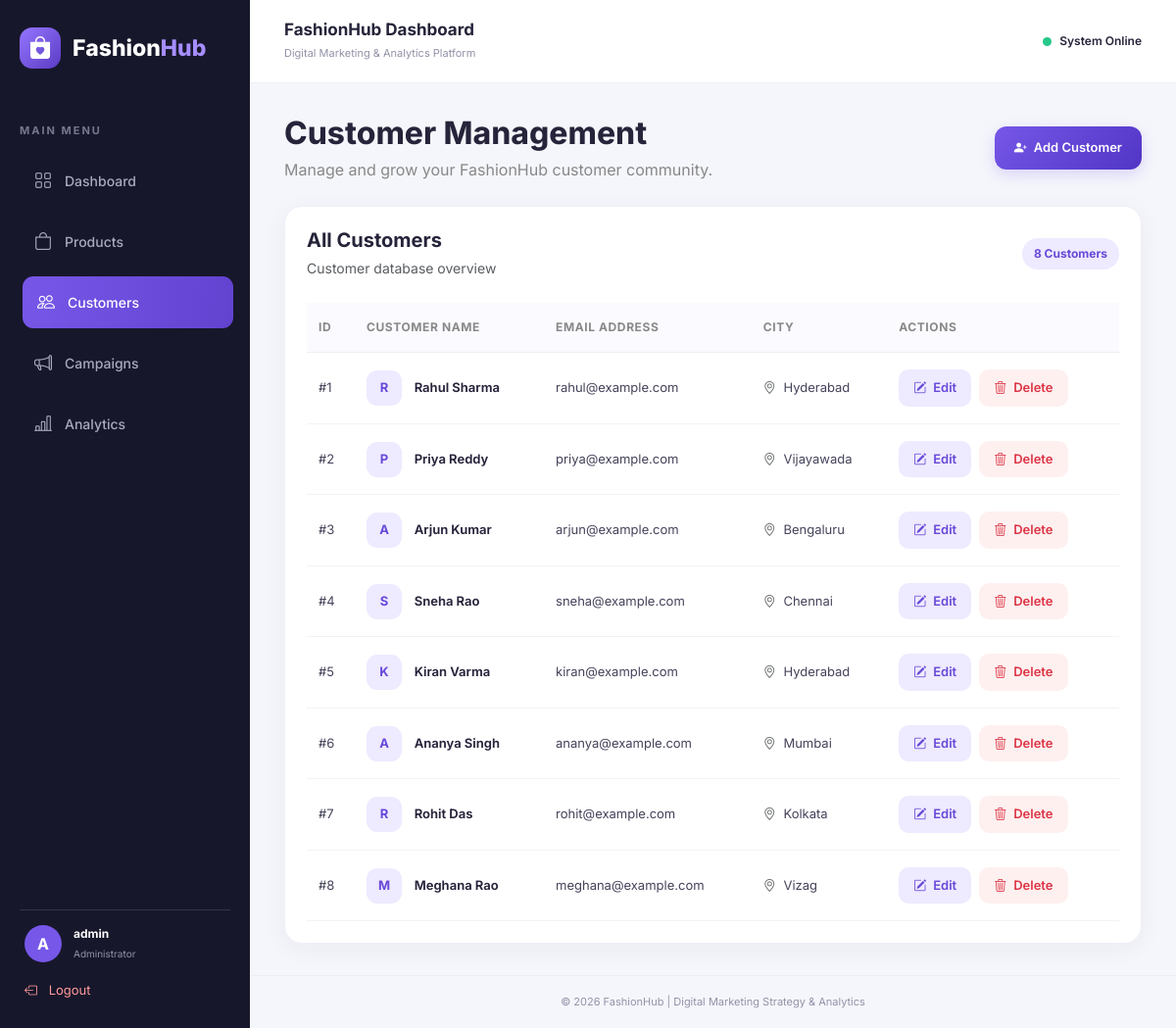
The page /customers (signed in) on the database its author committed.
### tables this page shows
CREATE TABLE customers (
            id INTEGER PRIMARY KEY AUTOINCREMENT,
            name TEXT NOT NULL,
            email TEXT UNIQUE,
            city TEXT
        );

### app.py (the view)
@app.route("/customers")
@login_required
def customers():
    connection = get_db_connection()
    data = connection.execute(
        "SELECT * FROM customers ORDER BY id ASC"
    ).fetchall()
    connection.close()
    return render_template("customers.html", customers=data)

### app.py (called while the page is built)
def login_required(function):
    @wraps(function)
    def wrapper(*args, **kwargs):
        if "user_id" not in session:
            return redirect(url_for("login"))
        return function(*args, **kwargs)
    return wrapper

### database.py (called while the page is built)
def get_db_connection():
    connection = sqlite3.connect(DATABASE)
    connection.row_factory = sqlite3.Row
    return connection

### templates/customers.html (shortened to what this page needs)
{% extends "base.html" %}
{% block content %}
<div class="customer-page">
    <div class="customer-header">
        <div>
            <h2>Customer Management</h2>
            <p>Manage and grow your FashionHub customer community.</p>
        </div>
        <button class="customer-btn btn-add"
                data-bs-toggle="modal"
                data-bs-target="#addCustomerModal">
            <i class="bi bi-person-plus-fill"></i>
            Add Customer
        </button>
    </div>
    <div class="customer-table-card">
        <div class="d-flex justify-content-between align-items-center mb-4">
            <div>
                <h5 class="fw-bold mb-1">All Customers</h5>
                <small class="text-muted">Customer database overview</small>
            </div>
            <span class="customer-count">
                {{ customers|length }} Customers
            </span>
        </div>
        <div class="table-responsive">
            <table class="table customer-table mb-0">
                <thead>
                    <tr>
                        <th>ID</th>
                        <th>Customer Name</th>
                        <th>Email Address</th>
                        <th>City</th>
                        <th>Actions</th>
                    </tr>
                </thead>
                <tbody>
                    {% for customer in customers %}
                    <tr>
                        <td>#{{ loop.index }}</td>
                        <td>
                            <span class="customer-avatar">
                                {{ customer.name[0]|upper }}
                            </span>
                            <span class="customer-name">
                                {{ customer.name }}
                            </span>
                        </td>
                        <td>{{ customer.email }}</td>
                        <td>
                            <i class="bi bi-geo-alt text-muted me-1"></i>
                            {{ customer.city }}
                        </td>
                        <td>
                            <div class="d-flex gap-2">
                                <button class="customer-btn btn-edit"
                                        data-bs-toggle="modal"
                                        data-bs-target="#editCustomer{{ customer.id }}">
                                    <i class="bi bi-pencil-square"></i>
                                    Edit
                                </button>
                                <form method="POST"
                                      action="{{ url_for('delete_customer', customer_id=customer.id) }}"
                                      onsubmit="return confirm('Are you sure you want to delete this customer?');">
                                    <button type="submit"
                                            class="customer-btn btn-delete">
                                        <i class="bi bi-trash3"></i>
                                        Delete
                                    </button>
                                </form>
                            </div>
                        </td>
                    </tr>
                    {% endfor %}
                </tbody>
            </table>
        </div>
    </div>
</div>
{% endblock %}

### static/css/style.css (style rules this page uses)
:root { --primary: #7657e8; --primary-dark: #5b3bc4; --background: #f5f6fb; --sidebar: #17172b; --text: #25243a; --muted: #9292a8; --white: #ffffff; }
* { margin: 0; padding: 0; box-sizing: border-box; }
body { font-family: 'Inter', sans-serif; background: var(--background); color: var(--text); }
.table { font-size: 13px; vertical-align: middle; }
.table thead th { color: #85849b; font-size: 11px; font-weight: 700; text-transform: uppercase; background: #fafaff; padding: 15px; border-bottom: 1px solid #eeeef5; }
.table tbody td { padding: 16px 15px; color: #45445b; }

### templates/customers.html (style rules this page uses)
.customer-page { animation: fadeIn 0.5s ease; }
.customer-header { display: flex; justify-content: space-between; align-items: center; flex-wrap: wrap; gap: 15px; margin-bottom: 25px; }
.customer-header h2 { font-weight: 750; margin-bottom: 6px; }
.customer-header p { color: #888; margin: 0; }
.customer-btn { display: inline-flex; align-items: center; justify-content: center; gap: 7px; padding: 9px 15px; border-radius: 10px; font-size: 13px; font-weight: 600; border: none; text-decoration: none; transition: all 0.25s ease; cursor: pointer; }
.btn-add { background: linear-gradient(135deg, #7657e8, #5135c5); color: white; padding: 12px 20px; border-radius: 12px; box-shadow: 0 5px 15px rgba(118, 87, 232, 0.22); }
.btn-edit { background: #eeeaff; color: #6848d8; }
.btn-delete { background: #fff0f0; color: #dc3545; }
.customer-table-card { background: white; border-radius: 18px; padding: 22px; box-shadow: 0 5px 25px rgba(30, 30, 60, 0.05); border: 1px solid #f0eff8; }
.customer-table { min-width: 650px; }
.customer-table thead th { color: #888; font-size: 12px; font-weight: 700; text-transform: uppercase; letter-spacing: 0.6px; padding: 16px 12px; border-bottom: 1px solid #eee; }
.customer-table tbody td { padding: 17px 12px; vertical-align: middle; border-bottom: 1px solid #f3f3f7; }
.customer-table tbody tr { transition: background 0.2s ease; }
.customer-name { font-weight: 650; color: #29243c; }
.customer-avatar { width: 36px; height: 36px; border-radius: 11px; display: inline-flex; align-items: center; justify-content: center; background: #eeeaff; color: #6848d8; font-weight: 700; margin-right: 9px; }
.customer-count { background: #eeeaff; color: #6848d8; padding: 7px 12px; border-radius: 20px; font-size: 12px; font-weight: 700; }

### rows shown on the page
customers: name "R", name "Rahul Sharma", email "rahul@example.com", city "Hyderabad"
customers: name "P", name "Priya Reddy", email "priya@example.com", city "Vijayawada"
customers: name "A", name "Arjun Kumar", email "arjun@example.com", city "Bengaluru"
customers: name "S", name "Sneha Rao", email "sneha@example.com", city "Chennai"
customers: name "K", name "Kiran Varma", email "kiran@example.com", city "Hyderabad"
customers: name "A", name "Ananya Singh", email "ananya@example.com", city "Mumbai"
customers: name "R", name "Rohit Das", email "rohit@example.com", city "Kolkata"
customers: name "M", name "Meghana Rao", email "meghana@example.com", city "Vizag"

### other values the page prints
{{ session.get('username', 'A')[0]|upper }} "A"
{{ session.get('username', 'Admin') }} "admin"
{{ customers|length }} "8"
